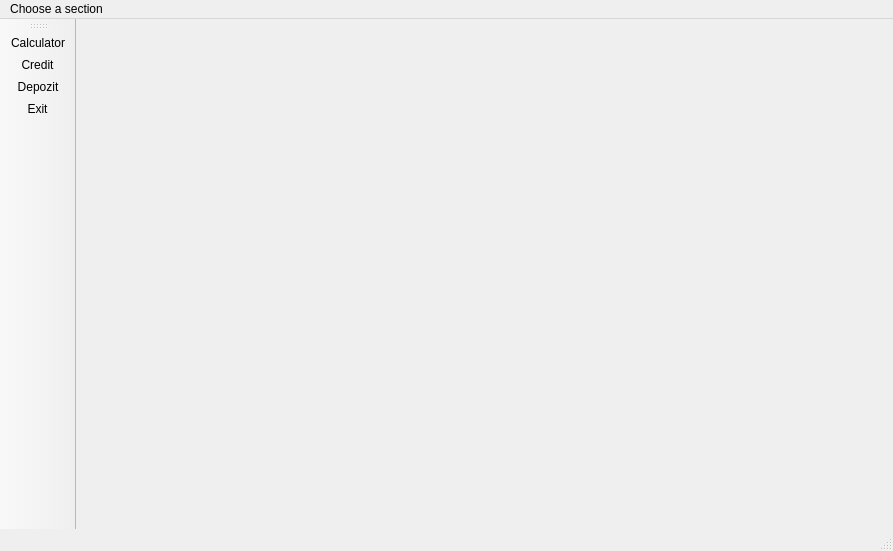
<?xml version="1.0" encoding="UTF-8"?>
<ui version="4.0">
 <class>MainWindow</class>
 <widget class="QMainWindow" name="MainWindow">
  <property name="geometry">
   <rect>
    <x>0</x>
    <y>0</y>
    <width>893</width>
    <height>551</height>
   </rect>
  </property>
  <property name="windowTitle">
   <string>MainWindow</string>
  </property>
  <widget class="QWidget" name="centralwidget">
   <widget class="QWidget" name="widget" native="true">
    <property name="geometry">
     <rect>
      <x>0</x>
      <y>0</y>
      <width>821</width>
      <height>501</height>
     </rect>
    </property>
   </widget>
  </widget>
  <widget class="QMenuBar" name="menubar">
   <property name="geometry">
    <rect>
     <x>0</x>
     <y>0</y>
     <width>893</width>
     <height>24</height>
    </rect>
   </property>
   <widget class="QMenu" name="menuChoose_a_section">
    <property name="title">
     <string>Choose a section</string>
    </property>
    <addaction name="actionCalculator"/>
    <addaction name="actionCredit"/>
    <addaction name="actionDepozit"/>
    <addaction name="actionExit"/>
   </widget>
   <addaction name="menuChoose_a_section"/>
  </widget>
  <widget class="QStatusBar" name="statusbar"/>
  <widget class="QToolBar" name="toolBar">
   <property name="windowTitle">
    <string>toolBar</string>
   </property>
   <attribute name="toolBarArea">
    <enum>LeftToolBarArea</enum>
   </attribute>
   <attribute name="toolBarBreak">
    <bool>false</bool>
   </attribute>
   <addaction name="actionCalculator"/>
   <addaction name="actionCredit"/>
   <addaction name="actionDepozit"/>
   <addaction name="actionExit"/>
  </widget>
  <action name="actionCalculator">
   <property name="text">
    <string>Calculator</string>
   </property>
  </action>
  <action name="actionCredit">
   <property name="text">
    <string>Credit</string>
   </property>
  </action>
  <action name="actionDepozit">
   <property name="text">
    <string>Depozit</string>
   </property>
  </action>
  <action name="actionExit">
   <property name="text">
    <string>Exit</string>
   </property>
  </action>
 </widget>
 <resources/>
 <connections/>
</ui>
